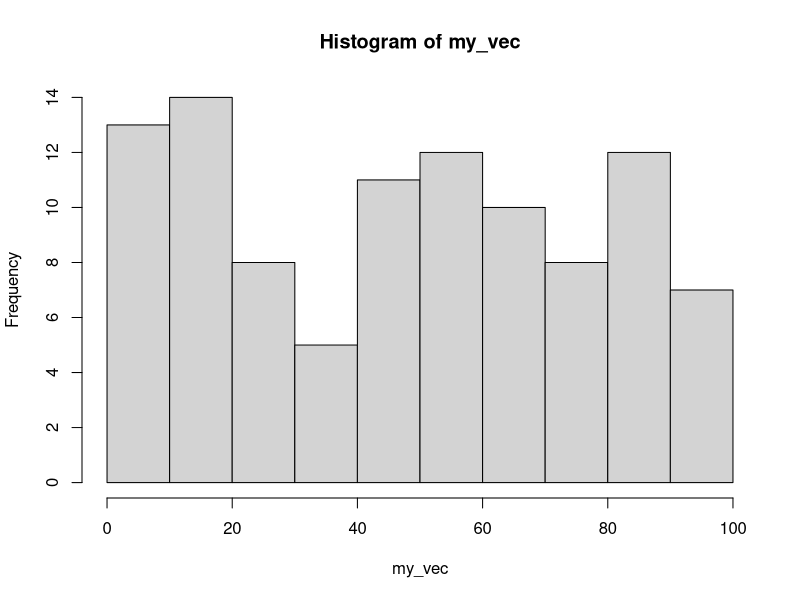
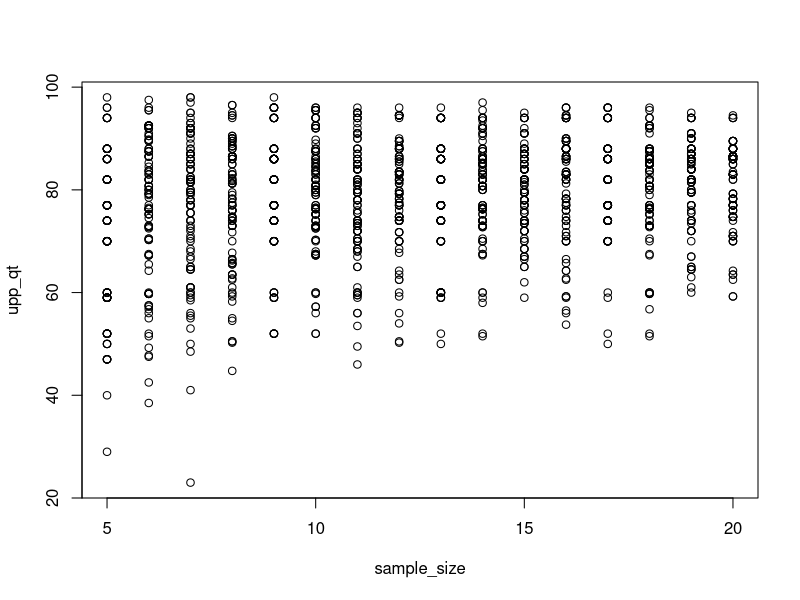

These figures' R source, in order:
## ---- chunk 1
library(tidyverse)
library(dplyr)
library(ggplot2)
knitr::opts_chunk$set(echo = TRUE)
## ---- chunk 2
my_vec <- runif(n = 100, min = 0, max = 100)
my_vec
str(my_vec)
summary(my_vec)
## ---- chunk 3
hist(my_vec)
## ---- chunk 4
data("mtcars")
class(mtcars)
str(mtcars)
summary(mtcars)
## ---- chunk 5
vole_vaso <- c(98,96,94,88,86,82,77,74,70,60,
           59,52,50,47,40,35,29,13,6,5)
## ---- chunk 6
    summary(vole_vaso)
## ---- chunk 7
    sd(vole_vaso)
    sqrt(sum((vole_vaso-mean(vole_vaso))^2/(length(vole_vaso)-1)))
## ---- chunk 8
    IQR(vole_vaso)
## ---- chunk 9
    stderr <- function(vole_vaso) sd(vole_vaso)/sqrt(length(vole_vaso))
    stderr(vole_vaso)
## ---- chunk 10
    standard_error <- sd(vole_vaso) / sqrt(length(vole_vaso))
    standard_error
## ---- chunk 11
    quantile(vole_vaso, probs = 0.75)
## ---- chunk 12
  set.seed(2018)
  resample<- sample(vole_vaso, size = 10, replace = TRUE)
  quantile(resample, probs = 0.75)
## ---- chunk 13
set.seed(2018)
vole_sim <- data.frame(sample_size = rep(5:20, time = 100))
## ---- chunk 14
set.seed(2018)
vole_sim_quartiles <- vole_sim %>%
  rowwise()%>%
  mutate(upp_qt = quantile(sample(vole_vaso, size = sample_size, replace = TRUE), probs = 0.75))%>%
  ungroup()
vole_sim_quartiles
## ---- chunk 15
plot(upp_qt ~ sample_size, data = vole_sim_quartiles)
## ---- chunk 16
set.seed(2018)
#Take our vole_vaso upper quartile simulations
vole_quartiles <- vole_sim_quartiles %>%
#Group by each sample size
  group_by(sample_size) %>%
#calculate the SD of sample means
  summarize(sd_of_qt = sd(upp_qt))%>%
#turn into dataframe for use in part 4c.
  data.frame()%>%
  ungroup()
vole_quartiles
## ---- chunk 17
#divide the sd of upper quartile when n = 10 by the sqrt of n = 10 to get the standard error

std_error_n10 <- vole_quartiles[6,2]/sqrt(10)

# Use the upper quartile value found in the beginning of question 3 to find the range for our 95% Confidence Interval 

CI_Lower <- 83 - (2*std_error_n10)
CI_Upper <- 83 + (2*std_error_n10)

std_error_n10
CI_Upper
CI_Lower
